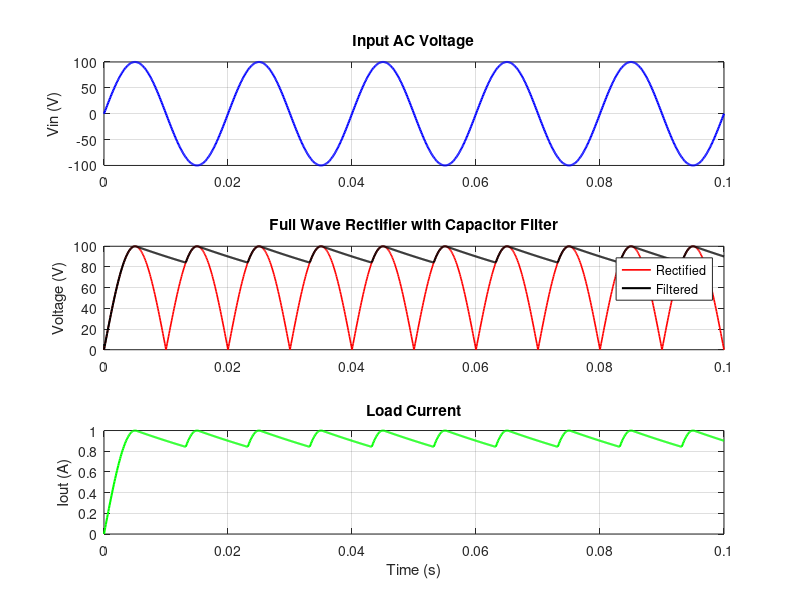

The MATLAB script that drew this image:
% Full Bridge Rectifier with Capacitor Filter

% Parameters
f = 50;              % Input frequency (Hz)
Vm = 100;            % Peak input voltage (V)
R = 100;             % Load resistance (Ohm)
C = 470e-6;          % Filter capacitor (F)
t = 0:1e-4:0.1;      % Simulation time vector
dt = t(2)-t(1);      % Time step

% Input AC voltage
Vin = Vm * sin(2 * pi * f * t);

% Rectified voltage
Vrect = abs(Vin);

% Output voltage with capacitor filter (simple iterative charging/discharging)
Vout = zeros(size(t));
for k = 2:length(t)
    Vout(k) = Vout(k-1) * exp(-dt/(R*C));
    if Vrect(k) > Vout(k)
        Vout(k) = Vrect(k);
    end
end

% Load current
Iout = Vout / R;

% Plotting
figure;
subplot(3,1,1);
plot(t, Vin, 'b', 'LineWidth', 1.5); grid on;
title('Input AC Voltage'); ylabel('Vin (V)');

subplot(3,1,2);
plot(t, Vrect, 'r', 'LineWidth', 1.2); hold on;
plot(t, Vout, 'k','LineWidth',1.5); grid on;
title('Full Wave Rectifier with Capacitor Filter');
ylabel('Voltage (V)'); legend('Rectified','Filtered');

subplot(3,1,3);
plot(t, Iout, 'g', 'LineWidth', 1.5); grid on;
title('Load Current'); ylabel('Iout (A)'); xlabel('Time (s)');
